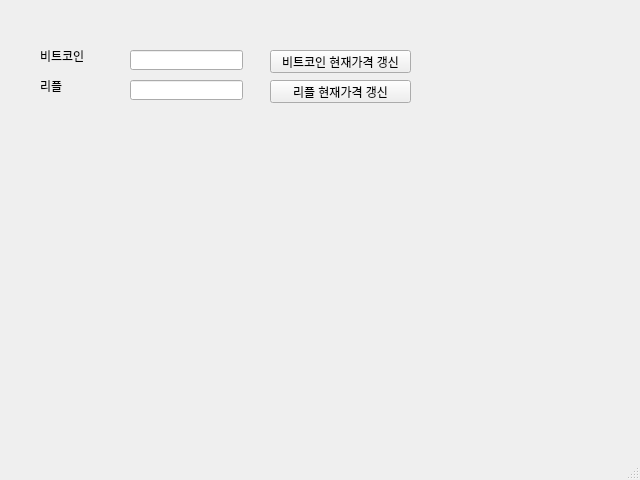
<?xml version="1.0" encoding="UTF-8"?>
<ui version="4.0">
 <class>MainWindow</class>
 <widget class="QMainWindow" name="MainWindow">
  <property name="geometry">
   <rect>
    <x>0</x>
    <y>0</y>
    <width>640</width>
    <height>480</height>
   </rect>
  </property>
  <property name="windowTitle">
   <string>MainWindow</string>
  </property>
  <widget class="QWidget" name="centralwidget">
   <widget class="QPushButton" name="pushButton_1">
    <property name="geometry">
     <rect>
      <x>270</x>
      <y>50</y>
      <width>141</width>
      <height>23</height>
     </rect>
    </property>
    <property name="text">
     <string>비트코인 현재가격 갱신</string>
    </property>
   </widget>
   <widget class="QPushButton" name="pushButton_2">
    <property name="geometry">
     <rect>
      <x>270</x>
      <y>80</y>
      <width>141</width>
      <height>23</height>
     </rect>
    </property>
    <property name="text">
     <string>리플 현재가격 갱신</string>
    </property>
   </widget>
   <widget class="QLabel" name="label">
    <property name="geometry">
     <rect>
      <x>40</x>
      <y>50</y>
      <width>56</width>
      <height>12</height>
     </rect>
    </property>
    <property name="text">
     <string>비트코인</string>
    </property>
   </widget>
   <widget class="QLabel" name="label_2">
    <property name="geometry">
     <rect>
      <x>40</x>
      <y>80</y>
      <width>56</width>
      <height>12</height>
     </rect>
    </property>
    <property name="text">
     <string>리플</string>
    </property>
   </widget>
   <widget class="QLineEdit" name="lineEdit_1">
    <property name="geometry">
     <rect>
      <x>130</x>
      <y>50</y>
      <width>113</width>
      <height>20</height>
     </rect>
    </property>
   </widget>
   <widget class="QLineEdit" name="lineEdit_2">
    <property name="geometry">
     <rect>
      <x>130</x>
      <y>80</y>
      <width>113</width>
      <height>20</height>
     </rect>
    </property>
   </widget>
  </widget>
  <widget class="QMenuBar" name="menubar">
   <property name="geometry">
    <rect>
     <x>0</x>
     <y>0</y>
     <width>640</width>
     <height>21</height>
    </rect>
   </property>
  </widget>
  <widget class="QStatusBar" name="statusbar"/>
 </widget>
 <resources/>
 <connections/>
</ui>
